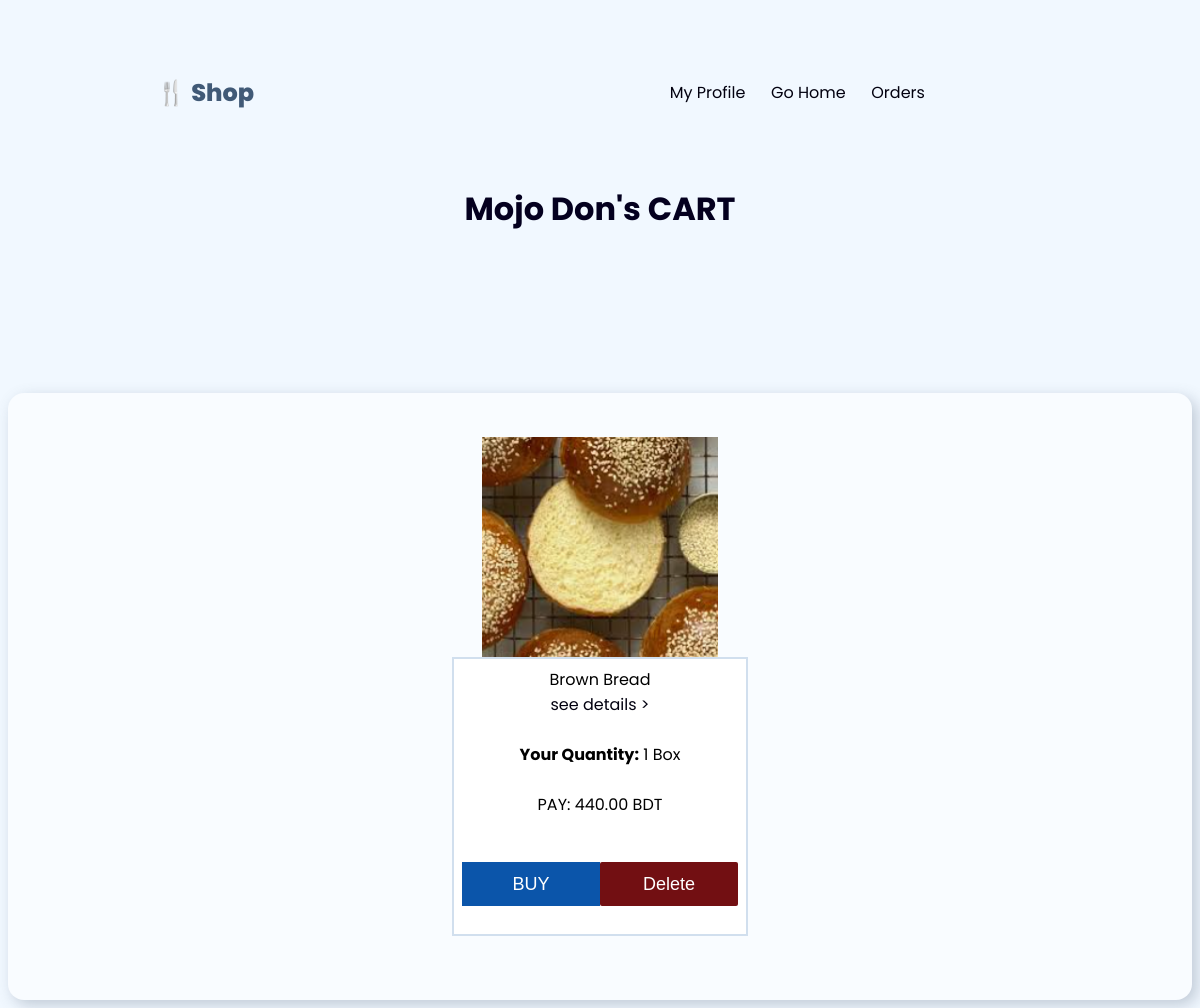
Page /cart/ (signed in) on the committed database.
### store/models.py (models this page shows, shortened)
class User(AbstractBaseUser, PermissionsMixin):  # Inherit PermissionsMixin
    email = models.EmailField(unique=True)
    full_name = models.CharField(max_length=255)
    address = models.CharField(max_length=255)
    phone_number = models.CharField(max_length=15)
    is_active = models.BooleanField(default=True)
    is_staff = models.BooleanField(default=False)
    is_superuser = models.BooleanField(default=False)
    objects = CustomUserManager()
    USERNAME_FIELD = 'email'
    REQUIRED_FIELDS = ['full_name', 'address', 'phone_number']

class Storage1(models.Model):
    user = models.ForeignKey(User, on_delete=models.CASCADE)
    product = models.ForeignKey(Product, on_delete=models.CASCADE)
    quantity = models.PositiveBigIntegerField()
    new_price = models.DecimalField(max_digits=10, decimal_places=2)

class Product(models.Model):
    name = models.CharField(max_length=100)
    details = models.TextField(blank=True, null=True)
    image = models.ImageField(upload_to='product_images/', blank=True, null=True)
    price = models.DecimalField(max_digits=10, decimal_places=2)
    quantity = models.PositiveIntegerField(default=1)

### store/views.py (the view)
# urls.py: path('cart/', views.saved_products, name='cart'),
@login_required
def saved_products(request):
    saved_items = Storage1.objects.filter(user=request.user)
    return render(request, 'cart.html', {'saved_items': saved_items})

### store/templates/cart.html (shortened to what this page needs)
{% load static %}
<!DOCTYPE html>
<html lang="en">
<head>
  <link rel="stylesheet" href="{% static 'css/cart.css'%}">
</head>
<body>
  <nav>
  <div id="logo" >&#127860; Shop</div>
  <div class="nav-r">
    {% if user.is_authenticated %}
    <a href="/user/">My Profile</a>
    <a href="{% url 'home'%}">Go Home</a>
    <a href="{% url 'orders' user_id=user.id %}">Orders</a>
    {% else %}
    <a href="/register/">Register</a>  <a href="/login/">Login</a>
    {% endif %}
  </div>
</nav>
<h1 style="display: flex; justify-content: center; align-items: center; color: #04001f;">{{user.full_name}}'s CART</h1><br><br><br>
<div class="products">
  {% if saved_items %}
  {% for item in saved_items %}
<div class="product">
  <div class="product_img"><img src="{{ item.product.image.url }}" alt=""></div>
  <div class="product_info">
      <div class="product_name">{{ item.product.name }}</div>
      <div class="product_details"><a href="#">see details ></a></div> <br>
      <div class="product_qty_default"><strong>Your Quantity:</strong> {{ item.quantity }} Box</div> <br>
      <div class="product_price">PAY: {{ item.new_price }} BDT</div><br>
      <div class="form-sec-action">
        <form class="f" method="POST" action="{% url 'buy_item' item.id %}">
          <button id="buy-btn" type="submit" name="action" value="keep-item" class="product_btn">BUY</button>
      </form>
      <form class="f" method="POST" action="{% url 'delete_saved_product' item.id %}">
          <button id="del-cart" type="submit" class="product_btn">Delete</button>
      </form>
    </div>
  </div>
</div>
{% endfor %}
{% else %}
<H1 style="color: #010b38;">EMPTY CART</H1> <a href="{% url 'home'%}">Add Products -></a>
{% endif %}
</div>
</body>
</html>

### static/css/cart.css (style rules this page uses)
.nav-r { display: flex; align-items: center; justify-content: center; width: 50%; }
a { text-decoration: none; color: #051e3b; margin: 0 0.8rem; font-size: 0.9rem; }
.products { display: flex; width: 100%; margin-top: 40px; }
.product { width: 25%; margin: 40px; display: flex; flex-direction: column; align-items: center; justify-content: center; }
img { width: 100%; display: flex; align-items: center; justify-content: center; }
.product_info { width: 100%; border: 2px solid #d1dfee; display: flex; flex-direction: column; align-items: center; justify-content: center; background-color: #fff; box-sizing: border-box; padding: 8px; }
.products { width: 100%; display: flex; align-items: center; justify-content: center; }
.product { width: 25%; margin: 24px; display: flex; flex-direction: column; align-items: center; justify-content: center; }
.product_img { width: 100%; height: 200px; background: none; display: flex; align-items: center; justify-content: center; }
img { width: 80%; height: 240px; display: flex; align-items: center; justify-content: center; }
.product_btn { border: none; width: 100%;height: 44px; display: flex;align-items: center;justify-content: center; padding: 0px; background: #0b55aa;color: #fff; font-size: 18px;font-weight: 300;border-radius: 2px; cursor: pointer; }

### store/templates/cart.html (style rules this page uses)
body { background-color: #f1f8ff; font-family: 'Poppins'; }
a { color: #02000f; font-size: 16px; }
nav { width: 100%; display: flex; align-items: center; justify-content: center; margin: 40px 0 40px 0; }
#buy-btn { width: 100%; display: flex; border-radius: 0; }
#del-cart { width: 100%; background: #720f12; }
#logo { color: #415a77; font-weight: 800; font-size: 24px; width: 50%; display: flex; align-items: center; justify-content: center; }
.nav-r { width: 100%; display: flex; align-items: center; justify-content: center; margin: 40px 0 40px 0; }
.f { width: 100%; display: flex; }
.form-sec-action { display: flex; justify-content: center; align-items: center; width: 100%; margin: 20px 0px; }
.products { width: 100%; padding: 40px 0; display: flex; align-items: center; justify-content: center; background-color: #f9fcff; border-radius: 16px; box-shadow: 5px 5px 15px rgba(79, 97, 119, 0.3); }

### rows in the picture
User: full_name "Mojo Don"
Storage1: product.image (picture), product.name "Brown Bread", quantity "1", new_price "440.00"
